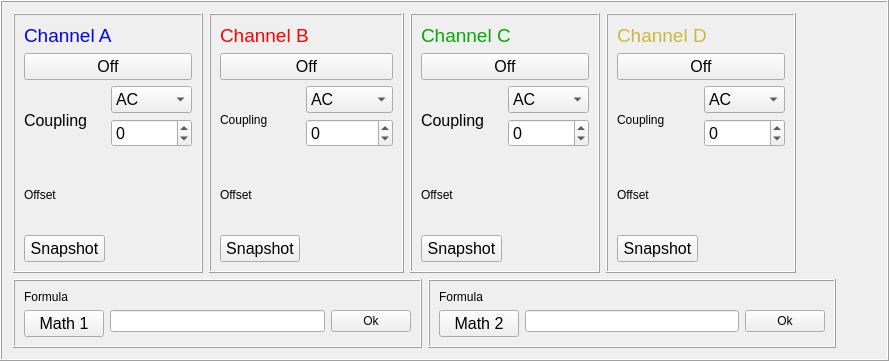
     <widget class="QFrame" name="frame_8">
      <property name="minimumSize">
       <size>
        <width>800</width>
        <height>220</height>
       </size>
      </property>
      <property name="maximumSize">
       <size>
        <width>16777215</width>
        <height>400</height>
       </size>
      </property>
      <property name="frameShape">
       <enum>QFrame::Box</enum>
      </property>
      <property name="frameShadow">
       <enum>QFrame::Raised</enum>
      </property>
      <layout class="QGridLayout" name="gridLayout_4">
       <item row="1" column="0">
        <widget class="QFrame" name="frame_13">
         <property name="minimumSize">
          <size>
           <width>0</width>
           <height>30</height>
          </size>
         </property>
         <property name="frameShape">
          <enum>QFrame::Box</enum>
         </property>
         <property name="frameShadow">
          <enum>QFrame::Raised</enum>
         </property>
         <layout class="QFormLayout" name="formLayout">
          <item row="0" column="0">
           <widget class="QLabel" name="label_23">
            <property name="text">
             <string>&lt;html&gt;&lt;head/&gt;&lt;body&gt;&lt;p&gt;Formula&lt;/p&gt;&lt;/body&gt;&lt;/html&gt;</string>
            </property>
           </widget>
          </item>
          <item row="1" column="0">
           <widget class="QPushButton" name="Math1Button">
            <property name="minimumSize">
             <size>
              <width>60</width>
              <height>25</height>
             </size>
            </property>
            <property name="font">
             <font>
              <pointsize>12</pointsize>
              <weight>50</weight>
              <bold>false</bold>
             </font>
            </property>
            <property name="text">
             <string>Math 1</string>
            </property>
           </widget>
          </item>
          <item row="1" column="1">
           <layout class="QHBoxLayout" name="horizontalLayout_8">
            <item>
             <widget class="QLineEdit" name="lineEdit">
              <property name="toolTip">
               <string>Write a python style formula using math library (e.g.  math.exp(ChA**2+ChB**2)/ChC)</string>
              </property>
              <property name="statusTip">
               <string/>
              </property>
             </widget>
            </item>
            <item>
             <widget class="QPushButton" name="Math1OKButton">
              <property name="minimumSize">
               <size>
                <width>20</width>
                <height>20</height>
               </size>
              </property>
              <property name="text">
               <string>Ok</string>
              </property>
             </widget>
            </item>
           </layout>
          </item>
         </layout>
        </widget>
       </item>
       <item row="0" column="0" colspan="2">
        <layout class="QHBoxLayout" name="horizontalLayout_4">
         <item>
          <widget class="QFrame" name="frame_9">
           <property name="minimumSize">
            <size>
             <width>190</width>
             <height>260</height>
            </size>
           </property>
           <property name="frameShape">
            <enum>QFrame::Box</enum>
           </property>
           <property name="frameShadow">
            <enum>QFrame::Raised</enum>
           </property>
           <layout class="QGridLayout" name="gridLayout_5">
            <item row="0" column="0">
             <widget class="QLabel" name="label_13">
              <property name="font">
               <font>
                <pointsize>12</pointsize>
                <weight>50</weight>
                <bold>false</bold>
               </font>
              </property>
              <property name="text">
               <string>&lt;html&gt;&lt;head/&gt;&lt;body&gt;&lt;p&gt;&lt;span style=&quot; font-size:14pt; color:#0000ff;&quot;&gt;Channel A&lt;/span&gt;&lt;/p&gt;&lt;/body&gt;&lt;/html&gt;</string>
              </property>
             </widget>
            </item>
            <item row="1" column="0">
             <widget class="QPushButton" name="ChannelAButton">
              <property name="font">
               <font>
                <pointsize>12</pointsize>
                <weight>50</weight>
                <bold>false</bold>
               </font>
              </property>
              <property name="text">
               <string>Off</string>
              </property>
             </widget>
            </item>
            <item row="2" column="0">
             <layout class="QHBoxLayout" name="horizontalLayout">
              <property name="sizeConstraint">
               <enum>QLayout::SetMinimumSize</enum>
              </property>
              <property name="leftMargin">
               <number>0</number>
              </property>
              <item>
               <layout class="QVBoxLayout" name="verticalLayout_4">
                <item>
                 <widget class="QLabel" name="label_17">
                  <property name="minimumSize">
                   <size>
                    <width>65</width>
                    <height>20</height>
                   </size>
                  </property>
                  <property name="font">
                   <font>
                    <pointsize>12</pointsize>
                    <weight>50</weight>
                    <bold>false</bold>
                   </font>
                  </property>
                  <property name="toolTip">
                   <string>Time between two divisons</string>
                  </property>
                  <property name="text">
                   <string>&lt;html&gt;&lt;head/&gt;&lt;body&gt;&lt;p&gt;Coupling&lt;/p&gt;&lt;/body&gt;&lt;/html&gt;</string>
                  </property>
                 </widget>
                </item>
                <item>
                 <widget class="QLabel" name="label_18">
                  <property name="minimumSize">
                   <size>
                    <width>65</width>
                    <height>20</height>
                   </size>
                  </property>
                  <property name="toolTip">
                   <string>Time between two divisons</string>
                  </property>
                  <property name="text">
                   <string>&lt;html&gt;&lt;head/&gt;&lt;body&gt;&lt;p&gt;Offset&lt;/p&gt;&lt;/body&gt;&lt;/html&gt;</string>
                  </property>
                 </widget>
                </item>
                <item>
                 <widget class="QPushButton" name="ChannelASnapshotButton">
                  <property name="minimumSize">
                   <size>
                    <width>65</width>
                    <height>20</height>
                   </size>
                  </property>
                  <property name="font">
                   <font>
                    <pointsize>12</pointsize>
                    <weight>50</weight>
                    <bold>false</bold>
                   </font>
                  </property>
                  <property name="text">
                   <string>Snapshot</string>
                  </property>
                 </widget>
                </item>
               </layout>
              </item>
              <item>
               <layout class="QVBoxLayout" name="verticalLayout_11">
                <item>
                 <widget class="QComboBox" name="ChannelACouplingComboBox">
                  <property name="minimumSize">
                   <size>
                    <width>45</width>
                    <height>25</height>
                   </size>
                  </property>
                  <property name="font">
                   <font>
                    <pointsize>12</pointsize>
                    <weight>50</weight>
                    <bold>false</bold>
                   </font>
                  </property>
                  <item>
                   <property name="text">
                    <string>AC</string>
                   </property>
                  </item>
                  <item>
                   <property name="text">
                    <string>DC</string>
                   </property>
                  </item>
                 </widget>
                </item>
                <item>
                 <widget class="QSpinBox" name="ChannelAOffsetSpinBox">
                  <property name="minimumSize">
                   <size>
                    <width>45</width>
                    <height>0</height>
                   </size>
                  </property>
                  <property name="font">
                   <font>
                    <pointsize>12</pointsize>
                    <weight>50</weight>
                    <bold>false</bold>
                   </font>
                  </property>
                  <property name="toolTip">
                   <string>Time between two divisons</string>
                  </property>
                  <property name="minimum">
                   <number>-20000</number>
                  </property>
                  <property name="maximum">
                   <number>20000</number>
                  </property>
                  <property name="singleStep">
                   <number>100</number>
                  </property>
                 </widget>
                </item>
                <item>
                 <spacer name="verticalSpacer">
                  <property name="orientation">
                   <enum>Qt::Vertical</enum>
                  </property>
                  <property name="sizeHint" stdset="0">
                   <size>
                    <width>20</width>
                    <height>40</height>
                   </size>
                  </property>
                 </spacer>
                </item>
                <item>
                 <widget class="QFrame" name="frame_4">
                  <property name="frameShape">
                   <enum>QFrame::StyledPanel</enum>
                  </property>
                  <property name="frameShadow">
                   <enum>QFrame::Raised</enum>
                  </property>
                 </widget>
                </item>
               </layout>
              </item>
             </layout>
            </item>
           </layout>
          </widget>
         </item>
         <item>
          <widget class="QFrame" name="frame_10">
           <property name="minimumSize">
            <size>
             <width>190</width>
             <height>140</height>
            </size>
           </property>
           <property name="frameShape">
            <enum>QFrame::Box</enum>
           </property>
           <property name="frameShadow">
            <enum>QFrame::Raised</enum>
           </property>
           <layout class="QGridLayout" name="gridLayout_6">
            <item row="0" column="0">
             <widget class="QLabel" name="label_19">
              <property name="text">
               <string>&lt;html&gt;&lt;head/&gt;&lt;body&gt;&lt;p&gt;&lt;span style=&quot; font-size:14pt; color:#ff0000;&quot;&gt;Channel B&lt;/span&gt;&lt;/p&gt;&lt;/body&gt;&lt;/html&gt;</string>
              </property>
             </widget>
            </item>
            <item row="1" column="0">
             <widget class="QPushButton" name="ChannelBButton">
              <property name="font">
               <font>
                <pointsize>12</pointsize>
                <weight>50</weight>
                <bold>false</bold>
               </font>
              </property>
              <property name="text">
               <string>Off</string>
              </property>
             </widget>
            </item>
            <item row="2" column="0">
             <layout class="QHBoxLayout" name="horizontalLayout_3">
              <property name="sizeConstraint">
               <enum>QLayout::SetMinimumSize</enum>
              </property>
              <property name="leftMargin">
               <number>0</number>
              </property>
              <item>
               <layout class="QVBoxLayout" name="verticalLayout_13">
                <item>
                 <widget class="QLabel" name="label_20">
                  <property name="minimumSize">
                   <size>
                    <width>65</width>
                    <height>20</height>
                   </size>
                  </property>
                  <property name="toolTip">
                   <string>Time between two divisons</string>
                  </property>
                  <property name="text">
                   <string>&lt;html&gt;&lt;head/&gt;&lt;body&gt;&lt;p&gt;Coupling&lt;/p&gt;&lt;/body&gt;&lt;/html&gt;</string>
                  </property>
                 </widget>
                </item>
                <item>
                 <widget class="QLabel" name="label_21">
                  <property name="minimumSize">
                   <size>
                    <width>65</width>
                    <height>20</height>
                   </size>
                  </property>
                  <property name="toolTip">
                   <string>Time between two divisons</string>
                  </property>
                  <property name="text">
                   <string>&lt;html&gt;&lt;head/&gt;&lt;body&gt;&lt;p&gt;Offset&lt;/p&gt;&lt;/body&gt;&lt;/html&gt;</string>
                  </property>
                 </widget>
                </item>
                <item>
                 <widget class="QPushButton" name="ChannelBSnapshotButton_2">
                  <property name="minimumSize">
                   <size>
                    <width>65</width>
                    <height>20</height>
                   </size>
                  </property>
                  <property name="font">
                   <font>
                    <pointsize>12</pointsize>
                    <weight>50</weight>
                    <bold>false</bold>
                   </font>
                  </property>
                  <property name="text">
                   <string>Snapshot</string>
                  </property>
                 </widget>
                </item>
               </layout>
              </item>
              <item>
               <layout class="QVBoxLayout" name="verticalLayout_14">
                <item>
                 <widget class="QComboBox" name="ChannelBCouplingComboBox">
                  <property name="minimumSize">
                   <size>
                    <width>45</width>
                    <height>25</height>
                   </size>
                  </property>
                  <property name="font">
                   <font>
                    <pointsize>12</pointsize>
                    <weight>50</weight>
                    <bold>false</bold>
                   </font>
                  </property>
                  <item>
                   <property name="text">
                    <string>AC</string>
                   </property>
                  </item>
                  <item>
                   <property name="text">
                    <string>DC</string>
                   </property>
                  </item>
                 </widget>
                </item>
                <item>
                 <widget class="QSpinBox" name="ChannelBOffsetSpinBox">
                  <property name="minimumSize">
                   <size>
                    <width>45</width>
                    <height>0</height>
                   </size>
                  </property>
                  <property name="font">
                   <font>
                    <pointsize>12</pointsize>
                    <weight>50</weight>
                    <bold>false</bold>
                   </font>
                  </property>
                  <property name="toolTip">
                   <string>Time between two divisons</string>
                  </property>
                  <property name="minimum">
                   <number>-200000</number>
                  </property>
                  <property name="maximum">
                   <number>20000</number>
                  </property>
                  <property name="singleStep">
                   <number>100</number>
                  </property>
                 </widget>
                </item>
                <item>
                 <spacer name="verticalSpacer_2">
                  <property name="orientation">
                   <enum>Qt::Vertical</enum>
                  </property>
                  <property name="sizeHint" stdset="0">
                   <size>
                    <width>20</width>
                    <height>40</height>
                   </size>
                  </property>
                 </spacer>
                </item>
                <item>
                 <widget class="QFrame" name="frame_11">
                  <property name="frameShape">
                   <enum>QFrame::StyledPanel</enum>
                  </property>
                  <property name="frameShadow">
                   <enum>QFrame::Raised</enum>
                  </property>
                 </widget>
                </item>
               </layout>
              </item>
             </layout>
            </item>
           </layout>
          </widget>
         </item>
         <item>
          <widget class="QFrame" name="frame_16">
           <property name="minimumSize">
            <size>
             <width>190</width>
             <height>140</height>
            </size>
           </property>
           <property name="frameShape">
            <enum>QFrame::Box</enum>
           </property>
           <property name="frameShadow">
            <enum>QFrame::Raised</enum>
           </property>
           <layout class="QGridLayout" name="gridLayout_7">
            <item row="0" column="0">
             <widget class="QLabel" name="label_25">
              <property name="text">
               <string>&lt;html&gt;&lt;head/&gt;&lt;body&gt;&lt;p&gt;&lt;span style=&quot; font-size:14pt; color:#00aa00;&quot;&gt;Channel C&lt;/span&gt;&lt;/p&gt;&lt;/body&gt;&lt;/html&gt;</string>
              </property>
             </widget>
            </item>
            <item row="1" column="0">
             <widget class="QPushButton" name="ChannelCButton">
              <property name="font">
               <font>
                <pointsize>12</pointsize>
                <weight>50</weight>
                <bold>false</bold>
               </font>
              </property>
              <property name="text">
               <string>Off</string>
              </property>
             </widget>
            </item>
            <item row="2" column="0">
             <layout class="QHBoxLayout" name="horizontalLayout_7">
              <property name="sizeConstraint">
               <enum>QLayout::SetMinimumSize</enum>
              </property>
              <property name="leftMargin">
               <number>0</number>
              </property>
              <item>
               <layout class="QVBoxLayout" name="verticalLayout_19">
                <item>
                 <widget class="QLabel" name="label_26">
                  <property name="minimumSize">
                   <size>
                    <width>65</width>
                    <height>20</height>
                   </size>
                  </property>
                  <property name="font">
                   <font>
                    <pointsize>12</pointsize>
                    <weight>50</weight>
                    <bold>false</bold>
                   </font>
                  </property>
                  <property name="toolTip">
                   <string>Time between two divisons</string>
                  </property>
                  <property name="text">
                   <string>&lt;html&gt;&lt;head/&gt;&lt;body&gt;&lt;p&gt;Coupling&lt;/p&gt;&lt;/body&gt;&lt;/html&gt;</string>
                  </property>
                 </widget>
                </item>
                <item>
                 <widget class="QLabel" name="label_27">
                  <property name="minimumSize">
                   <size>
                    <width>65</width>
                    <height>20</height>
                   </size>
                  </property>
                  <property name="toolTip">
                   <string>Time between two divisons</string>
                  </property>
                  <property name="text">
                   <string>&lt;html&gt;&lt;head/&gt;&lt;body&gt;&lt;p&gt;Offset&lt;/p&gt;&lt;/body&gt;&lt;/html&gt;</string>
                  </property>
                 </widget>
                </item>
                <item>
                 <widget class="QPushButton" name="ChannelBSnapshotButton">
                  <property name="minimumSize">
                   <size>
                    <width>65</width>
                    <height>20</height>
                   </size>
                  </property>
                  <property name="font">
                   <font>
                    <pointsize>12</pointsize>
                    <weight>50</weight>
                    <bold>false</bold>
                   </font>
                  </property>
                  <property name="text">
                   <string>Snapshot</string>
                  </property>
                 </widget>
                </item>
               </layout>
              </item>
              <item>
               <layout class="QVBoxLayout" name="verticalLayout_20">
                <item>
                 <widget class="QComboBox" name="ChannelCCouplingComboBox">
                  <property name="minimumSize">
                   <size>
                    <width>45</width>
                    <height>25</height>
                   </size>
                  </property>
                  <property name="font">
                   <font>
                    <pointsize>12</pointsize>
                    <weight>50</weight>
                    <bold>false</bold>
                   </font>
                  </property>
                  <item>
                   <property name="text">
                    <string>AC</string>
                   </property>
                  </item>
                  <item>
                   <property name="text">
                    <string>DC</string>
                   </property>
                  </item>
                 </widget>
                </item>
                <item>
                 <widget class="QSpinBox" name="ChannelCOffsetSpinBox">
                  <property name="minimumSize">
                   <size>
                    <width>45</width>
                    <height>0</height>
                   </size>
                  </property>
                  <property name="font">
                   <font>
                    <pointsize>12</pointsize>
                    <weight>50</weight>
                    <bold>false</bold>
                   </font>
                  </property>
                  <property name="toolTip">
                   <string>Time between two divisons</string>
                  </property>
                  <property name="minimum">
                   <number>-20000</number>
                  </property>
                  <property name="maximum">
                   <number>20000</number>
                  </property>
                  <property name="singleStep">
                   <number>100</number>
                  </property>
                 </widget>
                </item>
                <item>
                 <spacer name="verticalSpacer_3">
                  <property name="orientation">
                   <enum>Qt::Vertical</enum>
                  </property>
                  <property name="sizeHint" stdset="0">
                   <size>
                    <width>20</width>
                    <height>40</height>
                   </size>
                  </property>
                 </spacer>
                </item>
                <item>
                 <widget class="QFrame" name="frame_21">
                  <property name="frameShape">
                   <enum>QFrame::StyledPanel</enum>
                  </property>
                  <property name="frameShadow">
                   <enum>QFrame::Raised</enum>
                  </property>
                 </widget>
                </item>
               </layout>
              </item>
             </layout>
            </item>
           </layout>
          </widget>
         </item>
         <item>
          <widget class="QFrame" name="frame_25">
           <property name="minimumSize">
            <size>
             <width>190</width>
             <height>140</height>
            </size>
           </property>
           <property name="frameShape">
            <enum>QFrame::Box</enum>
           </property>
           <property name="frameShadow">
            <enum>QFrame::Raised</enum>
           </property>
           <layout class="QGridLayout" name="gridLayout_8">
            <item row="0" column="0">
             <widget class="QLabel" name="label_31">
              <property name="text">
               <string>&lt;html&gt;&lt;head/&gt;&lt;body&gt;&lt;p&gt;&lt;span style=&quot; font-size:14pt; color:#c9b93e;&quot;&gt;Channel D&lt;/span&gt;&lt;/p&gt;&lt;/body&gt;&lt;/html&gt;</string>
              </property>
             </widget>
            </item>
            <item row="1" column="0">
             <widget class="QPushButton" name="ChannelDButton">
              <property name="font">
               <font>
                <pointsize>12</pointsize>
                <weight>50</weight>
                <bold>false</bold>
               </font>
              </property>
              <property name="text">
               <string>Off</string>
              </property>
             </widget>
            </item>
            <item row="2" column="0">
             <layout class="QHBoxLayout" name="horizontalLayout_9">
              <property name="sizeConstraint">
               <enum>QLayout::SetMinimumSize</enum>
              </property>
              <property name="leftMargin">
               <number>0</number>
              </property>
              <item>
               <layout class="QVBoxLayout" name="verticalLayout_25">
                <item>
                 <widget class="QLabel" name="label_32">
                  <property name="minimumSize">
                   <size>
                    <width>65</width>
                    <height>20</height>
                   </size>
                  </property>
                  <property name="toolTip">
                   <string>Time between two divisons</string>
                  </property>
                  <property name="text">
                   <string>&lt;html&gt;&lt;head/&gt;&lt;body&gt;&lt;p&gt;Coupling&lt;/p&gt;&lt;/body&gt;&lt;/html&gt;</string>
                  </property>
                 </widget>
                </item>
                <item>
                 <widget class="QLabel" name="label_33">
                  <property name="minimumSize">
                   <size>
                    <width>65</width>
                    <height>20</height>
                   </size>
                  </property>
                  <property name="toolTip">
                   <string>Time between two divisons</string>
                  </property>
                  <property name="text">
                   <string>&lt;html&gt;&lt;head/&gt;&lt;body&gt;&lt;p&gt;Offset&lt;/p&gt;&lt;/body&gt;&lt;/html&gt;</string>
                  </property>
                 </widget>
                </item>
                <item>
                 <widget class="QPushButton" name="ChannelDSnapshotButton">
                  <property name="minimumSize">
                   <size>
                    <width>65</width>
                    <height>20</height>
                   </size>
                  </property>
                  <property name="font">
                   <font>
                    <pointsize>12</pointsize>
                    <weight>50</weight>
                    <bold>false</bold>
                   </font>
                  </property>
                  <property name="text">
                   <string>Snapshot</string>
                  </property>
                 </widget>
                </item>
               </layout>
              </item>
              <item>
               <layout class="QVBoxLayout" name="verticalLayout_26">
                <item>
                 <widget class="QComboBox" name="ChannelDCouplingComboBox">
                  <property name="minimumSize">
                   <size>
                    <width>45</width>
                    <height>25</height>
                   </size>
                  </property>
                  <property name="font">
                   <font>
                    <pointsize>12</pointsize>
                    <weight>50</weight>
                    <bold>false</bold>
                   </font>
                  </property>
                  <item>
                   <property name="text">
                    <string>AC</string>
                   </property>
                  </item>
                  <item>
                   <property name="text">
                    <string>DC</string>
                   </property>
                  </item>
                 </widget>
                </item>
                <item>
                 <widget class="QSpinBox" name="ChannelDOffsetSpinBox">
                  <property name="minimumSize">
                   <size>
                    <width>45</width>
                    <height>0</height>
                   </size>
                  </property>
                  <property name="font">
                   <font>
                    <pointsize>12</pointsize>
                    <weight>50</weight>
                    <bold>false</bold>
                   </font>
                  </property>
                  <property name="toolTip">
                   <string>Time between two divisons</string>
                  </property>
                  <property name="minimum">
                   <number>-20000</number>
                  </property>
                  <property name="maximum">
                   <number>20000</number>
                  </property>
                  <property name="singleStep">
                   <number>100</number>
                  </property>
                 </widget>
                </item>
                <item>
                 <spacer name="verticalSpacer_4">
                  <property name="orientation">
                   <enum>Qt::Vertical</enum>
                  </property>
                  <property name="sizeHint" stdset="0">
                   <size>
                    <width>20</width>
                    <height>40</height>
                   </size>
                  </property>
                 </spacer>
                </item>
                <item>
                 <widget class="QFrame" name="frame_30">
                  <property name="frameShape">
                   <enum>QFrame::StyledPanel</enum>
                  </property>
                  <property name="frameShadow">
                   <enum>QFrame::Raised</enum>
                  </property>
                 </widget>
                </item>
               </layout>
              </item>
             </layout>
            </item>
           </layout>
          </widget>
         </item>
         <item>
          <spacer name="horizontalSpacer_3">
           <property name="orientation">
            <enum>Qt::Horizontal</enum>
           </property>
           <property name="sizeHint" stdset="0">
            <size>
             <width>40</width>
             <height>20</height>
            </size>
           </property>
          </spacer>
         </item>
        </layout>
       </item>
       <item row="1" column="1">
        <widget class="QFrame" name="frame_19">
         <property name="frameShape">
          <enum>QFrame::Box</enum>
         </property>
         <property name="frameShadow">
          <enum>QFrame::Raised</enum>
         </property>
         <layout class="QFormLayout" name="formLayout_2">
          <item row="2" column="0">
           <widget class="QPushButton" name="Math2Button">
            <property name="font">
             <font>
              <pointsize>12</pointsize>
              <weight>50</weight>
              <bold>false</bold>
             </font>
            </property>
            <property name="text">
             <string>Math 2</string>
            </property>
           </widget>
          </item>
          <item row="2" column="1">
           <layout class="QHBoxLayout" name="horizontalLayout_10">
            <item>
             <widget class="QLineEdit" name="lineEdit_2">
              <property name="toolTip">
               <string>Write a python style formula using math library (e.g.  math.exp(ChA**2+ChB**2)/ChC)</string>
              </property>
              <property name="statusTip">
               <string/>
              </property>
             </widget>
            </item>
            <item>
             <widget class="QPushButton" name="Math2OKButton">
              <property name="minimumSize">
               <size>
                <width>20</width>
                <height>20</height>
               </size>
              </property>
              <property name="text">
               <string>Ok</string>
              </property>
             </widget>
            </item>
           </layout>
          </item>
          <item row="1" column="0">
           <widget class="QLabel" name="label_28">
            <property name="text">
             <string>&lt;html&gt;&lt;head/&gt;&lt;body&gt;&lt;p&gt;Formula&lt;/p&gt;&lt;/body&gt;&lt;/html&gt;</string>
            </property>
           </widget>
          </item>
         </layout>
        </widget>
       </item>
       <item row="1" column="2">
        <spacer name="horizontalSpacer">
         <property name="orientation">
          <enum>Qt::Horizontal</enum>
         </property>
         <property name="sizeHint" stdset="0">
          <size>
           <width>40</width>
           <height>20</height>
          </size>
         </property>
        </spacer>
       </item>
      </layout>
     </widget>
